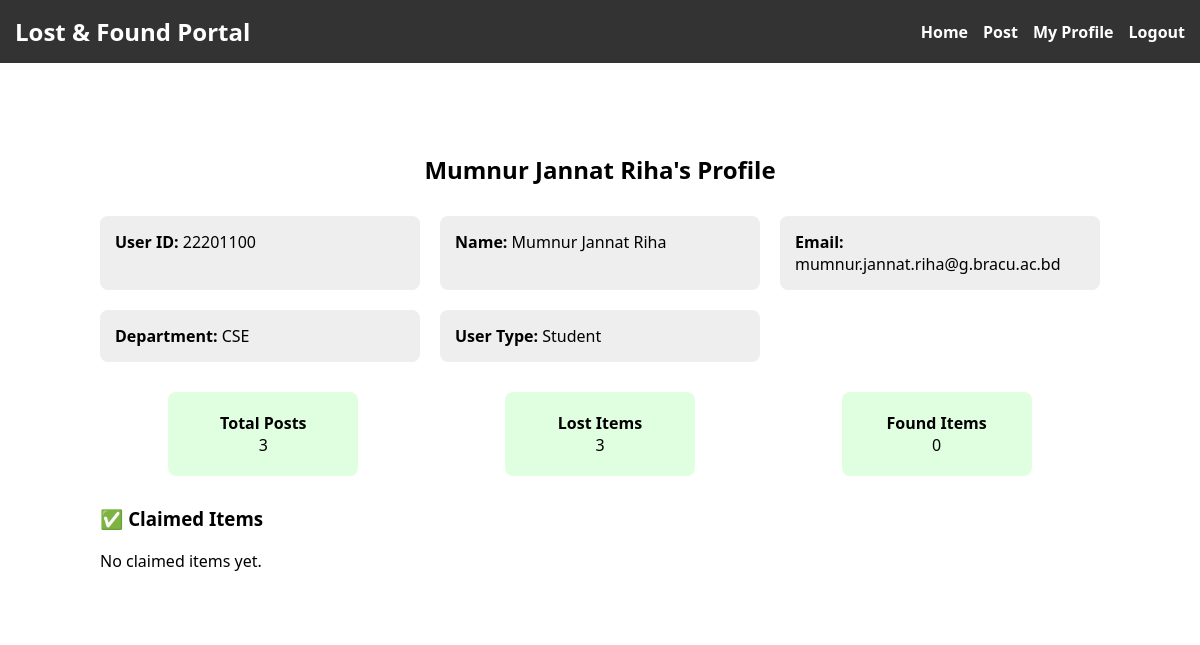
Screenshot of /my-profile/ (signed in) with the database file from the repository.
### tracker/models.py (models this page shows, shortened)
class User(models.Model):
    USER_TYPE_CHOICES = (
        (1, 'Administrator'),
        (2, 'Faculty'),
        (3, 'Student'),
    )
    user_id = models.CharField(max_length=100, unique=True)
    name = models.CharField(max_length=100)
    email = models.EmailField()
    password = models.CharField(max_length=128)
    department = models.CharField(max_length=100)
    user_type = models.IntegerField(choices=USER_TYPE_CHOICES)

### tracker/views.py (the view)
# urls.py: path('my-profile/', views.my_profile_view, name='my_profile'),
@never_cache
def my_profile_view(request):
    user_id = request.session.get('user_id')
    if not user_id:
        return redirect('login')
    user = get_object_or_404(User, user_id=user_id)
    user_items = Item.objects.filter(posted_by_id=user_id)
    lost_posts = user_items.filter(is_found=False)
    found_posts = user_items.filter(is_found=True)
    claimed_posts = user_items.filter(is_found=True, claim_image__isnull=False)
    context = {
        "user_id": user.user_id,
        "name": user.name,
        "email": user.email,
        "department": user.department,
        "user_type": {1: "Administrator", 2: "Faculty", 3: "Student"}.get(user.user_type, "Unknown"),
        "total_posts": user_items.count(),
        "lost_count": lost_posts.count(),
        "found_count": found_posts.count(),
        "lost_posts": lost_posts,
        "found_posts": found_posts,
        "claimed_posts": claimed_posts
    }
    return render(request, 'my_profile.html', context)

### templates/my_profile.html (shortened to what this page needs)
<!DOCTYPE html>
<html lang="en">
<head>
</head>
<body>
    <div class="navbar">
        <h1>Lost & Found Portal</h1>
        <div class="navbar-links">
            <a href="{% url 'home' %}">Home</a>
            <a href="{% url 'post_list' %}">Post</a>
            <a href="{% url 'my_profile' %}">My Profile</a>
            <a href="{% url 'logout' %}">Logout</a>
        </div>
    </div>
    <div class="container">
        <h2>{{ name }}'s Profile</h2>
        <div class="info-grid">
            <div class="card"><strong>User ID:</strong> {{ user_id }}</div>
            <div class="card"><strong>Name:</strong> {{ name }}</div>
            <div class="card"><strong>Email:</strong> {{ email }}</div>
            <div class="card"><strong>Department:</strong> {{ department }}</div>
            <div class="card"><strong>User Type:</strong> {{ user_type }}</div>
        </div>
        <div class="stats">
            <div class="stat"><strong>Total Posts</strong><br>{{ total_posts }}</div>
            <div class="stat"><strong>Lost Items</strong><br>{{ lost_count }}</div>
            <div class="stat"><strong>Found Items</strong><br>{{ found_count }}</div>
        </div>
        <h3 style="margin-top: 30px;">✅ Claimed Items</h3>
        {% if claimed_posts %}
            {% for item in claimed_posts %}
                <div style="border: 1px solid #ccc; padding: 15px; margin-bottom: 15px; border-radius: 10px;">
                    <h4>{{ item.name }}</h4>
                    <p><strong>Description:</strong> {{ item.description }}</p>
                    <p><strong>Location:</strong> {{ item.location }}</p>
                    <p><strong>Date Reported:</strong> {{ item.date_reported }}</p>
                    <p><strong>Status:</strong> Claimed</p>
                    {% if item.claimer_name and item.claimer_id %}
                        <p><strong>Claimed By:</strong> {{ item.claimer_name }} (ID: {{ item.claimer_id }})</p>
                    {% endif %}
                    {% if item.claim_image %}
                        <p><strong>Claim Image:</strong></p>
                        <img src="{{ item.claim_image.url }}" alt="Claim Proof" style="max-width: 100%; border-radius: 8px; border: 1px solid #aaa;">
                        <button onclick="deleteClaimedItem({{ item.item_id }})"
                            style="background-color: #dc3545; color: white; padding: 8px 12px; border: none; border-radius: 6px; cursor: pointer; margin-top: 10px;">
                                Delete Post
                        </button>
                        <button onclick="unclaimItem({{ item.item_id }})"
                            style="background-color: #ffc107; color: white; padding: 8px 12px; border: none; border-radius: 6px; cursor: pointer; margin-top: 10px; margin-left: 10px;">
                            Unclaim
                        </button>
                    {% endif %}
                </div>
            {% endfor %}
        {% else %}
            <p>No claimed items yet.</p>
        {% endif %}
    </div>
</body>
</html>

### templates/my_profile.html (style rules this page uses)
body { margin: 0; font-family: 'Segoe UI', Tahoma, Geneva, Verdana, sans-serif; background-image: url('/static/images/home_bg.jpg'); background-size: cover; background-repeat: no-repeat; background-position: center; color: white; }
.navbar { background-color: rgba(0, 0, 0, 0.8); padding: 15px; display: flex; justify-content: space-between; align-items: center; flex-wrap: wrap; }
.navbar h1 { margin: 0; font-size: 24px; }
.navbar-links { display: flex; flex-wrap: wrap; align-items: center; }
.navbar a { color: white; text-decoration: none; margin-left: 15px; font-weight: bold; }
.container { max-width: 1000px; margin: 40px auto; background-color: rgba(255, 255, 255, 0.9); padding: 30px; border-radius: 10px; color: #000; }
h2 { text-align: center; margin-bottom: 30px; }
.info-grid { display: grid; grid-template-columns: repeat(auto-fit, minmax(250px, 1fr)); gap: 20px; margin-bottom: 30px; }
.card { background-color: #eee; padding: 15px; border-radius: 8px; }
.stats { display: flex; justify-content: space-around; margin-bottom: 30px; flex-wrap: wrap; gap: 10px; }
.stat { background-color: #e0ffe0; padding: 20px; border-radius: 8px; text-align: center; width: 150px; }

### rows the page displays
User: name "Mumnur Jannat Riha", user "22201100", email "mumnur.jannat.riha@g.bracu.ac.bd", department "CSE"

### other values shown
{{ user_type }} "Student"
{{ total_posts }} "3"
{{ lost_count }} "3"
{{ found_count }} "0"
